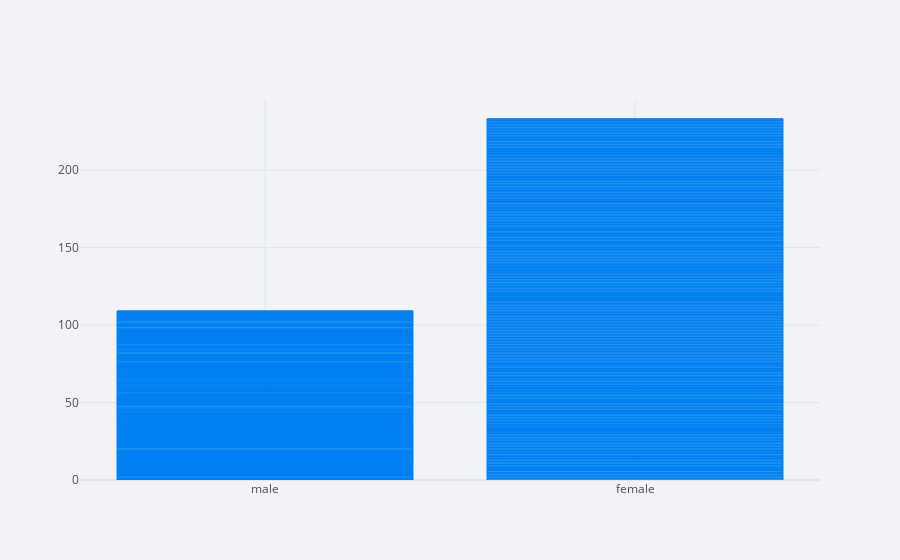

The notebook cell saved with this chart:
### Code cell
titanic.iplot(x='sex', y='survived', kind='bar')

### Figure 1 — Plotly figure (JSON) as saved in the notebook; plotly's stock layout.template omitted (floating-point values rounded to 4 significant figures; data arrays with more than 128 entries replaced by an {"elided": "..."} marker saying what was removed)
{"data": [{"marker": {"color": "rgba(0, 128, 240, 0.6)", "line": {"color": "rgba(0, 128, 240, 1.0)", "width": 1}}, "name": "survived", "orientation": "v", "text": "", "type": "bar", "x": {"elided": "891 str values"}, "y": {"elided": "891 int values"}}], "layout": {"legend": {"bgcolor": "#F2F3F7", "font": {"color": "#505050"}}, "paper_bgcolor": "#F2F3F7", "plot_bgcolor": "#F2F3F7", "title": {"font": {"color": "#484848"}}, "xaxis": {"gridcolor": "#E1E5ED", "showgrid": true, "tickfont": {"color": "#505050"}, "title": {"font": {"color": "#505050"}, "text": ""}, "zerolinecolor": "#E1E5ED"}, "yaxis": {"gridcolor": "#E1E5ED", "showgrid": true, "tickfont": {"color": "#505050"}, "title": {"font": {"color": "#505050"}, "text": ""}, "zerolinecolor": "#E1E5ED"}}}
